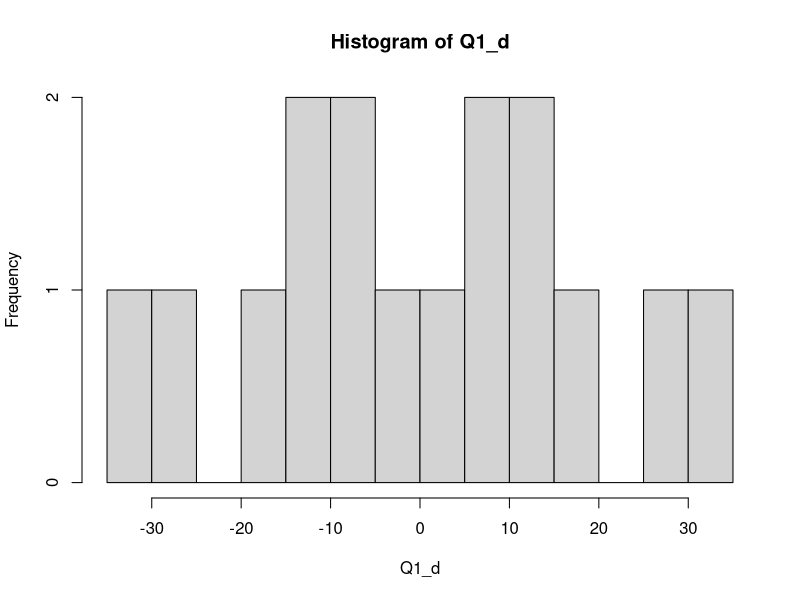
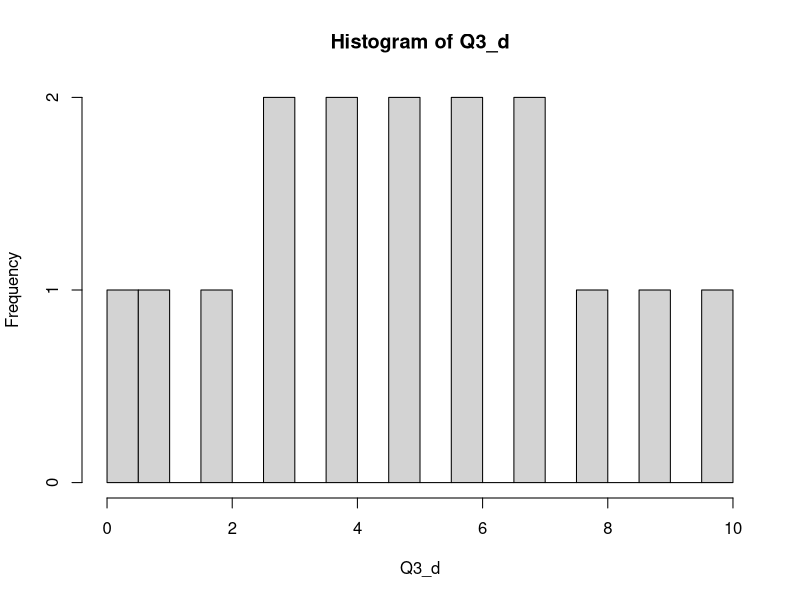
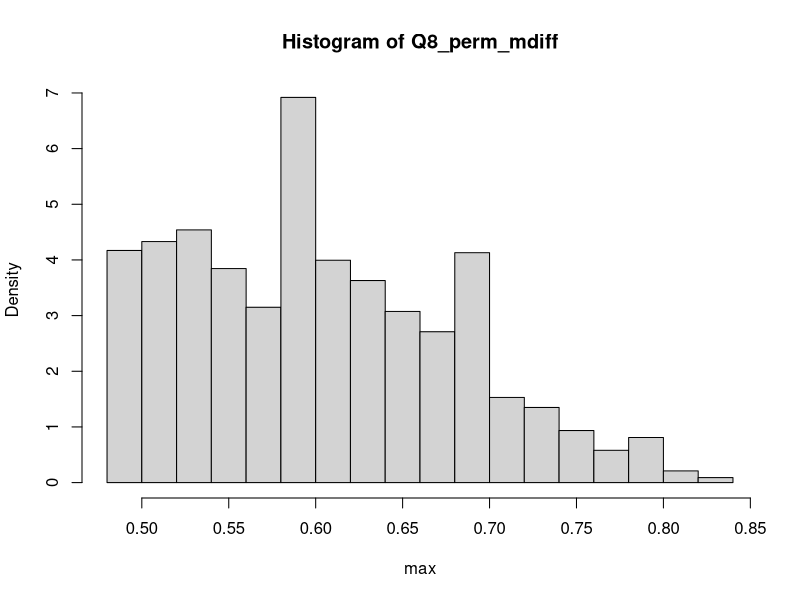

Write R code to recreate these figures, in order. (Note: this script raises an error after producing the figures.)
## ---- chunk 1
library(gtools)
Q1_t1 <- c(100,250,50,80)
Q1_t2 <- c(112,240,58,82)

Q1_obs <- Q1_t1-Q1_t2
Q1_pos <- (Q1_obs[2])
Q1_data <- abs(Q1_obs)
Q1_signs <- c(-1,1)
Q1_Msigns <- permutations(2,4,Q1_signs,repeats.allowed=T)
dim(Q1_Msigns)
y <- unique(Q1_Msigns)

Q1_d <- Q1_Msigns %*%Q1_data
hist(Q1_d,breaks=20)
## ---- chunk 2
a <- 10000
Q2_t1 <- c(2,3,4,4,3,1,3,4,4,5,3,4,2,2,4,3,4,2,2)
Q2_t2 <- c(2,4,4,4,4,4,3,5,4,4,4,5,4,2,5,5,4,1,2)
Q2_obs <- Q2_t1-Q2_t2
Q2_data <- abs(Q2_obs)
Q2_signs <- c(-1,1)
Q2_Msigns <- matrix(NA,a,19)


for(i in 1:a){
  Q2_Msigns[i,] <- sample(Q2_signs,19,replace=T)
}
dim(Q2_Msigns)
Q2_d <- Q2_Msigns %*% Q2_data
Q2_count <- 0
for(i in 1:a){
  if(sum(Q2_d[i])<=sum(Q2_obs)){Q2_count <- Q2_count+1}
}
Q2_count/a

## ---- chunk 3
library(gtools)
Q3_t1 <- c(100,250,50,80)
Q3_t2 <- c(112,240,58,82)

Q3_obs <- Q3_t1-Q3_t2
Q3_obs
Q3_abs <- abs(Q3_obs)
Q3_Robs <- rank(Q3_abs)
Q3_SRobs <- Q3_Robs*(c(0,1,0,0))
Q3_SRobs
Q3_SRpos <- (Q3_obs[2])
Q3_data <- abs(Q3_obs)
Q3_signs <- c(0,1)
Q3_Msigns <- permutations(2,4,Q3_signs,repeats.allowed=T)
Q3_Msigns
dim(Q3_Msigns)

Q3_d <- Q3_Msigns %*%Q3_Robs
Q3_d
hist(Q3_d,breaks=20)
## ---- chunk 4
Q4_before <- c(89,90,87,98,120,85,97)
Q4_after <- c(76,101,84,86,105,84,93)
Q4_obs <- Q4_before-Q4_after
Q4_obs
Q4_abs <- abs(Q4_obs)
Q4_Robs <- rank(Q4_abs)
Q4_SRplus_obs <-sum(Q4_Robs*(c(1,0,1,1,1,1,1)))
Q4_signs <- c(0,1)
Q4_Msigns <- permutations(2,7,Q4_signs,repeats.allowed=T)
dim(Q4_Msigns)
Q4_d <- Q4_Msigns %*% Q4_Robs

Q4_count <- 0
for(i in 1:128){
  if(Q4_d[i]>=Q4_SRplus_obs){
  Q4_count <- Q4_count+1
  }
}
Q4_count/128
t.test(Q4_before,Q4_after,paired=T,alt="greater")
## ---- chunk 5
Q5_t1 <- c(2,3,4,4,3,1,3,4,4,5,3,4,2,2,4,3,4,2,2)
Q5_t2 <- c(2,4,4,4,4,4,3,5,4,4,4,5,4,2,5,5,4,1,2)
Q5_obs <- Q5_t2-Q5_t1
Q5_obs
Q5_abs <- abs(Q5_obs)
Q5_Rabs <- rank(Q5_abs)
Q5_SRplus_obs <- sum(Q5_Rabs*(c(0,1,0,0,1,1,0,1,0,0,1,1,1,0,1,1,0,0,0)))
Q5_signs <- c(0,1)
Q5_Msigns <- matrix(NA,a,19)
a <- 10000
for(i in 1:a){
  Q5_Msigns[i,] <- sample(Q5_signs,19,replace=T)
}
dim(Q5_Msigns)
Q5_d <- Q5_Msigns %*% Q5_Rabs
Q5_count <- 0
for(i in 1:a){
  if(sum(Q5_d[i])>=sum(Q5_SRplus_obs)){Q5_count <- Q5_count+1}
}
Q5_count/a
## ---- chunk 6
Q7_b1 <- c(1.5,1.8,1.9)
Q7_b2 <- c(2.1,2.0,2.5)
Q7_b3 <- c(1.9,2,2.5)
Q7_b4 <- c(2.8,2.7,2.6)
Q7_b5 <- c(1.4,1.6,2.1)
Q7_b6 <- c(1.8,2.3,2.4)
Q7_M <- cbind(Q7_b1,Q7_b2,Q7_b3,Q7_b4,Q7_b5,Q7_b6)

Q7_f<- function(data){
  for(i in 1:nrow(data)){
  return(sum((mean(data[i,]))^2))
  }
}
Q7_SSXobs <- c(rep(NA,3))
for(i in 1:3){
  Q7_SSXobs[i] <- sum((mean(Q7_M[i,]))^2)
}
Q7_count <- 0
Q7_SSXobs

a <- 10000
Q7_d <- matrix(NA,a,3)
Q7_Dperm <- matrix(NA,3,6)

for(i in 1:a){
  for(j in 1:6){
  Q7_Dperm[,j] <- sample(Q7_M[,j])
  }
  for(k in 1:3){
  Q7_d[,k] <- sum((mean(Q7_Dperm[k,]))^2)
} 
  if(sum(Q7_d[i,])>=sum(Q7_SSXobs)){
    Q7_count <- Q7_count+1
  }
}
Q7_count/a
## ---- chunk 7
Q7_b1 <- c(1.5,1.8,1.9)
Q7_b2 <- c(2.1,2.0,2.5)
Q7_b3 <- c(1.9,2,2.5)
Q7_b4 <- c(2.8,2.7,2.6)
Q7_b5 <- c(1.4,1.6,2.1)
Q7_b6 <- c(1.8,2.3,2.4)
Q7_values <- c(Q7_b1,Q7_b2,Q7_b3,Q7_b4,Q7_b5,Q7_b6)
Q7_blocks <- c(rep("b1",3),rep("b2",3),rep("b3",3),rep("b4",3),rep("b5",3),rep("b6",3))
Q7_treat <- c(rep("sep.1",6),rep("sep.15",6),rep("sep.30",6))
Q7_df <- data.frame(Q7_values,Q7_blocks,Q7_treat)

Q7_aov <- aov(Q7_values~Q7_blocks+Q7_treat,data=Q7_df)
summary(Q7_aov)
## ---- chunk 8
Q7_b1 <- c(1.5,1.8,1.9)
Q7_b2 <- c(2.1,2.0,2.5)
Q7_b3 <- c(1.9,2,2.5)
Q7_b4 <- c(2.8,2.7,2.6)
Q7_b5 <- c(1.4,1.6,2.1)
Q7_b6 <- c(1.8,2.3,2.4)
Q8_M <- cbind(Q7_b1,Q7_b2,Q7_b3,Q7_b4,Q7_b5,Q7_b6)

Q8_rmean <- rowMeans(Q8_M)
Q8_cmean <- colMeans(Q8_M)
Q8_obs_maxdiff <- max(abs(Q8_rmean- Q8_cmean))

a <- 10000
Q8_perm <- matrix(NA,3,6)
Q8_perm_mdiff <- rep(NA,a)
for(i in 1:a){
  Q8_perm[,1] <- sample(Q8_M[,1])
  Q8_perm[,2] <- sample(Q8_M[,2])
  Q8_perm[,3] <- sample(Q8_M[,3])
  Q8_perm[,4] <- sample(Q8_M[,4])
  Q8_perm[,5] <- sample(Q8_M[,5])
  Q8_perm[,6] <- sample(Q8_M[,6])
  
  Q8_perm_rmean <- rowMeans(Q8_perm)
  Q8_perm_cmean <- colMeans(Q8_perm)
  Q8_perm_mdiff[i] <- max(abs(Q8_perm_rmean -Q8_perm_cmean))
}

quantile(Q8_perm_mdiff, .9)
quantile(Q8_perm_mdiff, .95)

hist(Q8_perm_mdiff,
     xlab = "max",
     freq = FALSE,breaks = 25)
abline(v = quantile(max.diffs, .9), col = 2, lwd = 2)
abline(v = quantile(max.diffs, .95), col = 4, lwd = 2)

## ---- chunk 9
Q9_b1 <- c(1.5,1.8,1.9)
Q9_b2 <- c(2.1,2.0,2.5)
Q9_b3 <- c(1.9,2,2.5)
Q9_b4 <- c(2.8,2.7,2.6)
Q9_b5 <- c(1.4,1.6,2.1)
Q9_b6 <- c(1.8,2.3,2.4)
Q9_M <- cbind(Q7_b1,Q7_b2,Q7_b3,Q7_b4,Q7_b5,Q7_b6)

Q9_rank <- apply(Q9_M, 2, rank)
Q9_rmean <- rowMeans(Q9_rank)
Q9_obs <- (12*6 / (3*(3+1))) * sum((Q9_rmean - ((3+1)/ 2))^2)

a <- 10000
Q9_rperm <- matrix(NA,3,6)
Q9_perm <- rep(NA, a)
for(i in 1:a){
  Q9_rperm[,1] <- sample(Q9_rank[,1])
  Q9_rperm[,2] <- sample(Q9_rank[,2])
 Q9_rperm[,3] <- sample(Q9_rank[,3])  
  Q9_rperm[,4] <-sample(Q9_rank[,4])
  Q9_rperm[,5] <- sample(Q9_rank[,5])
  Q9_rperm[,6] <- sample(Q9_rank[,6])

  Q9_perm_rmean <- rowMeans(Q9_rperm)
  Q9_perm[i] <- (12*6 / (3*(3+1))) * sum((Q9_perm_rmean - ((3+1)/ 2))^2)
}
Q9_count <- sum(Q9_perm >= Q9_obs)
Q9_count/a

## ---- chunk 10
Q10_a <- c(4,5,2,3)
Q10_b <- c(3,2,5,4)
Q10_c <- c(1,3,1,2)
Q10_d <- c(2,1,3,1)
Q10_e <- c(6,6,4,5)
Q10_f <- c(5,4,6,6)

Q10_M<- cbind(Q10_a,Q10_b,Q10_c,Q10_d,Q10_e,Q10_f)

Q10_rmean <- rowMeans(Q10_M)
Q10_obs <- (12*6 / (4*(4+1))) * sum((Q10_rmean - ((4+1)/ 2))^2)

a <- 10000
Q10_d <- rep(NA,a)
Q10_perm <- matrix(NA,4,6)
Q10_perm
for(i in 1:a){
  Q10_perm[,1] <- sample(Q10_M[,1])
  Q10_perm[,2] <- sample(Q10_M[,2])
  Q10_perm[,3] <- sample(Q10_M[,3])  
  Q10_perm[,4] <- sample(Q10_M[,4])
  Q10_perm[,5] <- sample(Q10_M[,5])
  Q10_perm[,6] <- sample(Q10_M[,6])
  
  Q10_perm_rmean<- rowMeans(Q10_perm)
   Q10_d[i] <- (12*6 / (4*(4+1))) * sum((Q10_perm_rmean - ((4+1)/ 2))^2)
}
Q10_count <- sum(Q10_d[i] >= Q10_obs)
Q10_count/a

